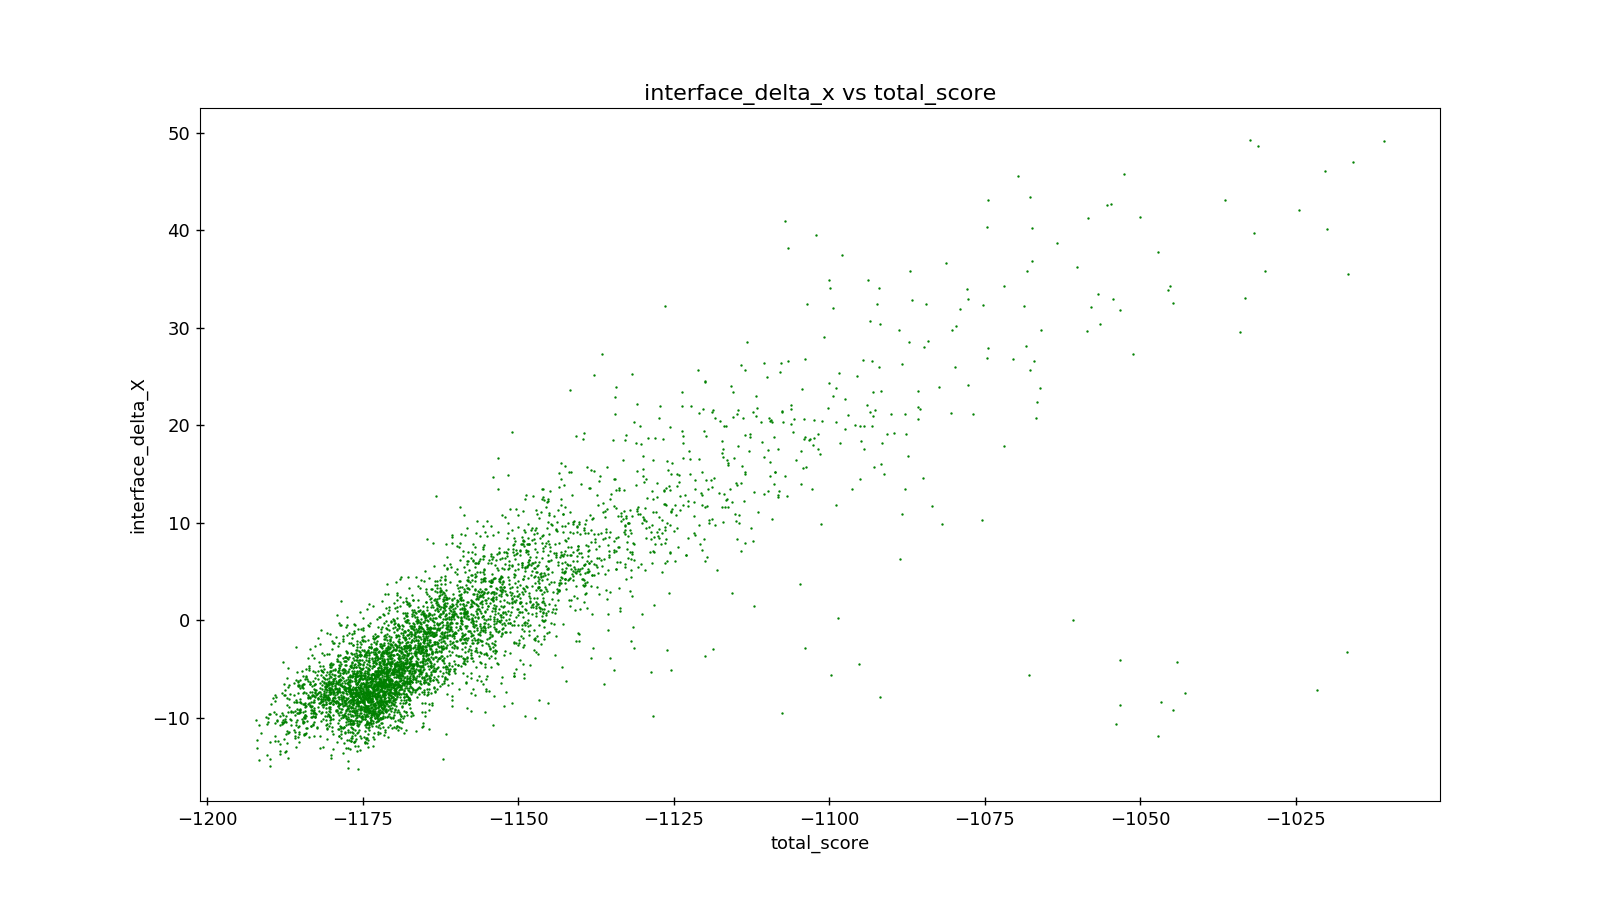

Reproduce this figure in Python.
'''
Created on Aug 9, 2017

@author: kuehnna
'''


import sys
import matplotlib as plt
import pandas as pd
from pylab import *


#Checks number of command-line arguments and provides appropriate reaction
def argumnumber():
  if (len(sys.argv) > 2): 
    print "Please only use one file at a time. If you were trying to provide max values as commandline arguments, please rerun without those and wait until prompted to enter them."
    exit()

#Lets user decide whether or not to print plot to a file (before displaying it) and lets user either pick their own filename or get an automatically generated one.
def printtofile():
  expfile = raw_input("Do you want to export figure as .png? Enter [y/n] or enter a filename: ")
  if (expfile == 'y'):
    expname = 'scat_' + 'maxtot_' + str(maxtot) + '_maxinter_' + str(maxinter) + '.png'
    plt.savefig(expname,format='png')
  elif (expfile != 'n'):
    plt.savefig(expfile,format='png')

def main():
  #Before anything happens, number of command-line arguments is checked and appropriate action taken.
  argumnumber()
  if (len(sys.argv) < 2):
    file = raw_input("Please provide a sorted_models file: ")
  else:
    file = sys.argv[1] 
  #Prompts user to provide maxtot and maxinter before progam continues.
  global maxtot
  maxtot = float(raw_input("Please enter maximum total_score: "))
  global maxinter
  maxinter = float(raw_input("Please enter maximum interface_delta_X: "))

  #Imports DataFrame and filters based on max values provided.
  models_raw = pd.read_csv(file,sep=' ', names=['model', 'total_score', 'interface_delta_X'])
  models = models_raw.loc[(models_raw['total_score'] <= maxtot) & (models_raw['interface_delta_X'] <= maxinter)]
  #Creates the plot.
  x = models['total_score']
  y = models['interface_delta_X']
  plt.figure(figsize=[16,9])
  plot1 = plt.scatter(x,y, s=2, c='Green', marker='.')
  plt.tick_params(axis='both',direction='inout',width=1,length=6,labelsize=13,pad=4)
  plt.title('interface_delta_x vs total_score', size=16)
  plt.xlabel("total_score", fontsize=13)
  plt.ylabel("interface_delta_X", fontsize=13)
  printtofile()
  plt.show()

'''
Runs main function
'''

if __name__ == '__main__':
    main()



